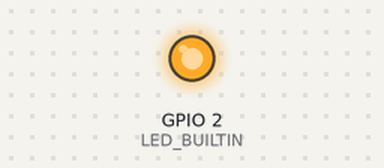
The sketch below on a simulated ESP8266 (NodeMCU). Parts: output pins drawn as LEDs (lit = HIGH, except the on-board LED, lit = LOW). WiFi joins after 1.5 s; servers stay silent unless stated; what the sketch prints to the serial monitor is not drawn.

Above: at 2.5 s.
At 4.5 s:
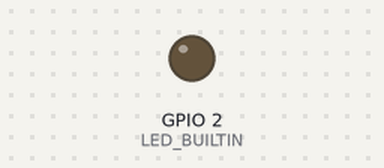
Timing chart, 0 to 9.8 s (numbered marks = the images above):
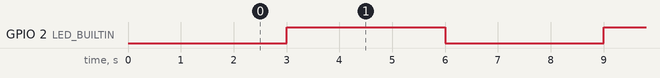

The sketch:

OTA_Flash_Example.ino
```cpp
/**********************************************************************
项目名称/Project          : 零基础入门学用物联网
程序名称/Program name     : OTA_Flash_Example
团队/Team                : 太极创客团队 / Taichi-Maker (www.taichi-maker.com)
作者/Author              : CYNO朔
日期/Date（YYYYMMDD）     : 20200713
程序目的/Purpose          :
本示例程序用于演示ESP8266的OTA功能。通过本程序，我们将启动ESP8266的OTA程序上传功能。
我们将无需使用连接线将ESP8266与电脑进行连接，而可以使用WiFi对ESP8266上传程序。

如需了解本程序的详细说明，请参考以下链接：
http://www.taichi-maker.com/homepage/esp8266-nodemcu-iot/iot-c/esp8266-tips/esp8266-ota/
-----------------------------------------------------------------------
其它说明 / Other Description：
本程序为太极创客团队制作的免费视频教程《零基础入门学用物联网 》中一部分。该教程系统的
向您讲述ESP8266的物联网应用相关的软件和硬件知识。以下是该教程目录页：
http://www.taichi-maker.com/homepage/esp8266-nodemcu-iot/
***********************************************************************/
#include <ESP8266WiFi.h>
#include <ArduinoOTA.h>
#include <Ticker.h>

// 闪烁时间间隔(秒)
const int blinkInterval = 3;

// 设置wifi接入信息(请根据您的WiFi信息进行修改)
const char* ssid = "Xiaomi_FD94";
const char* password = "LuckDuck2^8";

Ticker ticker;

void setup() {
  Serial.begin(9600);
  Serial.println("");
  pinMode(LED_BUILTIN, OUTPUT);

  ticker.attach(blinkInterval, tickerCount);  // 设置Ticker对象

  connectWifi();

  // OTA设置并启动
  ArduinoOTA.setHostname("ESP8266");
  ArduinoOTA.setPassword("12345678");
  ArduinoOTA.begin();

  Serial.println("OTA ready");
}
void loop() {
  ArduinoOTA.handle();
}

// 在Tinker对象控制下，此函数将会定时执行。
void tickerCount(){
  digitalWrite(LED_BUILTIN, !digitalRead(LED_BUILTIN));
}

void connectWifi(){
  //开始连接wifi
  WiFi.begin(ssid, password);

  //等待WiFi连接,连接成功打印IP
  while (WiFi.status() != WL_CONNECTED) {
    delay(1000);
    Serial.print(".");
  }
  Serial.println("");
  Serial.println("WiFi Connected!");
  Serial.print("IP address:\t");
  Serial.println(WiFi.localIP());
}
```

Measured:
- by itself, GPIO 2 (LED_BUILTIN): alternates HIGH for 3.0 s and LOW for 3.0 s
